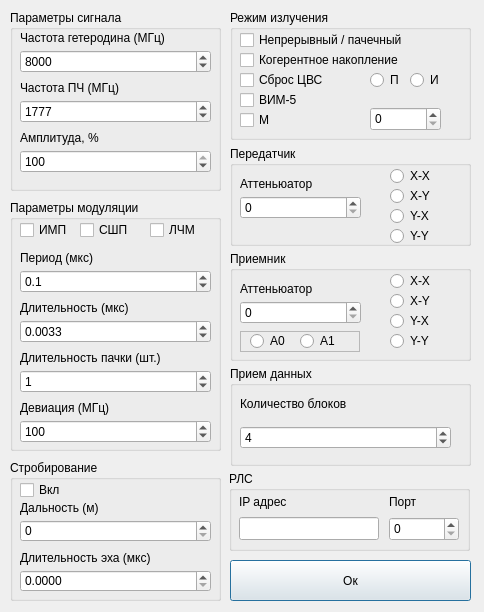
<?xml version="1.0" encoding="UTF-8"?>
<ui version="4.0">
 <class>formSettings</class>
 <widget class="QDialog" name="formSettings">
  <property name="windowModality">
   <enum>Qt::NonModal</enum>
  </property>
  <property name="geometry">
   <rect>
    <x>0</x>
    <y>0</y>
    <width>484</width>
    <height>612</height>
   </rect>
  </property>
  <property name="sizePolicy">
   <sizepolicy hsizetype="Ignored" vsizetype="Ignored">
    <horstretch>0</horstretch>
    <verstretch>0</verstretch>
   </sizepolicy>
  </property>
  <property name="minimumSize">
   <size>
    <width>484</width>
    <height>612</height>
   </size>
  </property>
  <property name="maximumSize">
   <size>
    <width>484</width>
    <height>612</height>
   </size>
  </property>
  <property name="contextMenuPolicy">
   <enum>Qt::NoContextMenu</enum>
  </property>
  <property name="windowTitle">
   <string>Настройка сканирования</string>
  </property>
  <property name="windowIcon">
   <iconset resource="res.qrc">
    <normaloff>:/img/logo.png</normaloff>:/img/logo.png</iconset>
  </property>
  <property name="modal">
   <bool>false</bool>
  </property>
  <widget class="QGroupBox" name="groupBox">
   <property name="geometry">
    <rect>
     <x>10</x>
     <y>10</y>
     <width>211</width>
     <height>181</height>
    </rect>
   </property>
   <property name="title">
    <string>Параметры сигнала</string>
   </property>
   <widget class="QLabel" name="label">
    <property name="geometry">
     <rect>
      <x>10</x>
      <y>20</y>
      <width>191</width>
      <height>16</height>
     </rect>
    </property>
    <property name="text">
     <string>Частота гетеродина (МГц)</string>
    </property>
   </widget>
   <widget class="QSpinBox" name="leGeterodin">
    <property name="geometry">
     <rect>
      <x>10</x>
      <y>40</y>
      <width>191</width>
      <height>23</height>
     </rect>
    </property>
    <property name="maximum">
     <number>10000</number>
    </property>
    <property name="value">
     <number>8000</number>
    </property>
   </widget>
   <widget class="QLabel" name="label_2">
    <property name="geometry">
     <rect>
      <x>10</x>
      <y>70</y>
      <width>191</width>
      <height>16</height>
     </rect>
    </property>
    <property name="text">
     <string>Частота ПЧ (МГц)</string>
    </property>
   </widget>
   <widget class="QSpinBox" name="leFreq">
    <property name="geometry">
     <rect>
      <x>10</x>
      <y>90</y>
      <width>191</width>
      <height>23</height>
     </rect>
    </property>
    <property name="maximum">
     <number>10001</number>
    </property>
    <property name="value">
     <number>1777</number>
    </property>
   </widget>
   <widget class="QLabel" name="label_3">
    <property name="geometry">
     <rect>
      <x>10</x>
      <y>120</y>
      <width>181</width>
      <height>16</height>
     </rect>
    </property>
    <property name="text">
     <string>Амплитуда, %</string>
    </property>
   </widget>
   <widget class="QSpinBox" name="leAmp">
    <property name="geometry">
     <rect>
      <x>10</x>
      <y>140</y>
      <width>191</width>
      <height>23</height>
     </rect>
    </property>
    <property name="maximum">
     <number>100</number>
    </property>
    <property name="value">
     <number>100</number>
    </property>
   </widget>
  </widget>
  <widget class="QGroupBox" name="groupBox_2">
   <property name="geometry">
    <rect>
     <x>10</x>
     <y>200</y>
     <width>211</width>
     <height>251</height>
    </rect>
   </property>
   <property name="title">
    <string>Параметры модуляции</string>
   </property>
   <widget class="QCheckBox" name="cbPulseMod">
    <property name="geometry">
     <rect>
      <x>10</x>
      <y>20</y>
      <width>61</width>
      <height>20</height>
     </rect>
    </property>
    <property name="text">
     <string>ИМП</string>
    </property>
   </widget>
   <widget class="QCheckBox" name="cbUWB">
    <property name="geometry">
     <rect>
      <x>70</x>
      <y>20</y>
      <width>61</width>
      <height>20</height>
     </rect>
    </property>
    <property name="text">
     <string>СШП</string>
    </property>
   </widget>
   <widget class="QCheckBox" name="cbLFM">
    <property name="geometry">
     <rect>
      <x>140</x>
      <y>20</y>
      <width>61</width>
      <height>20</height>
     </rect>
    </property>
    <property name="text">
     <string>ЛЧМ</string>
    </property>
   </widget>
   <widget class="QLabel" name="label_4">
    <property name="geometry">
     <rect>
      <x>10</x>
      <y>50</y>
      <width>161</width>
      <height>16</height>
     </rect>
    </property>
    <property name="text">
     <string>Период (мкс)</string>
    </property>
   </widget>
   <widget class="QDoubleSpinBox" name="lePeriod">
    <property name="geometry">
     <rect>
      <x>10</x>
      <y>70</y>
      <width>191</width>
      <height>23</height>
     </rect>
    </property>
    <property name="decimals">
     <number>1</number>
    </property>
    <property name="value">
     <double>0.100000000000000</double>
    </property>
   </widget>
   <widget class="QLabel" name="label_5">
    <property name="geometry">
     <rect>
      <x>10</x>
      <y>100</y>
      <width>161</width>
      <height>16</height>
     </rect>
    </property>
    <property name="text">
     <string>Длительность (мкс)</string>
    </property>
   </widget>
   <widget class="QDoubleSpinBox" name="leDuration">
    <property name="geometry">
     <rect>
      <x>10</x>
      <y>120</y>
      <width>191</width>
      <height>23</height>
     </rect>
    </property>
    <property name="decimals">
     <number>4</number>
    </property>
    <property name="value">
     <double>0.003300000000000</double>
    </property>
   </widget>
   <widget class="QLabel" name="label_6">
    <property name="geometry">
     <rect>
      <x>10</x>
      <y>150</y>
      <width>191</width>
      <height>16</height>
     </rect>
    </property>
    <property name="text">
     <string>Длительность пачки (шт.)</string>
    </property>
   </widget>
   <widget class="QSpinBox" name="leBurstLen">
    <property name="geometry">
     <rect>
      <x>10</x>
      <y>170</y>
      <width>191</width>
      <height>23</height>
     </rect>
    </property>
    <property name="maximum">
     <number>1000</number>
    </property>
    <property name="value">
     <number>1</number>
    </property>
   </widget>
   <widget class="QLabel" name="label_7">
    <property name="geometry">
     <rect>
      <x>10</x>
      <y>200</y>
      <width>191</width>
      <height>16</height>
     </rect>
    </property>
    <property name="text">
     <string>Девиация (МГц)</string>
    </property>
   </widget>
   <widget class="QSpinBox" name="leFreqRange">
    <property name="geometry">
     <rect>
      <x>10</x>
      <y>220</y>
      <width>191</width>
      <height>23</height>
     </rect>
    </property>
    <property name="maximum">
     <number>10000</number>
    </property>
    <property name="value">
     <number>100</number>
    </property>
    <property name="displayIntegerBase">
     <number>10</number>
    </property>
   </widget>
  </widget>
  <widget class="QGroupBox" name="groupBox_3">
   <property name="geometry">
    <rect>
     <x>10</x>
     <y>460</y>
     <width>211</width>
     <height>141</height>
    </rect>
   </property>
   <property name="title">
    <string>Стробирование</string>
   </property>
   <widget class="QCheckBox" name="cbGate">
    <property name="geometry">
     <rect>
      <x>10</x>
      <y>20</y>
      <width>85</width>
      <height>20</height>
     </rect>
    </property>
    <property name="text">
     <string>Вкл</string>
    </property>
   </widget>
   <widget class="QSpinBox" name="leGateDelay">
    <property name="geometry">
     <rect>
      <x>10</x>
      <y>60</y>
      <width>191</width>
      <height>22</height>
     </rect>
    </property>
   </widget>
   <widget class="QDoubleSpinBox" name="leGateDuration">
    <property name="geometry">
     <rect>
      <x>10</x>
      <y>110</y>
      <width>191</width>
      <height>22</height>
     </rect>
    </property>
    <property name="decimals">
     <number>4</number>
    </property>
    <property name="maximum">
     <double>100.000000000000000</double>
    </property>
    <property name="singleStep">
     <double>0.000100000000000</double>
    </property>
   </widget>
   <widget class="QLabel" name="label_8">
    <property name="geometry">
     <rect>
      <x>10</x>
      <y>40</y>
      <width>181</width>
      <height>16</height>
     </rect>
    </property>
    <property name="text">
     <string>Дальность (м)</string>
    </property>
   </widget>
   <widget class="QLabel" name="label_9">
    <property name="geometry">
     <rect>
      <x>10</x>
      <y>90</y>
      <width>181</width>
      <height>16</height>
     </rect>
    </property>
    <property name="text">
     <string>Длительность эха (мкс)</string>
    </property>
   </widget>
  </widget>
  <widget class="QGroupBox" name="groupBox_4">
   <property name="geometry">
    <rect>
     <x>230</x>
     <y>10</y>
     <width>241</width>
     <height>130</height>
    </rect>
   </property>
   <property name="title">
    <string>Режим излучения</string>
   </property>
   <widget class="QCheckBox" name="cbCont">
    <property name="geometry">
     <rect>
      <x>10</x>
      <y>20</y>
      <width>221</width>
      <height>20</height>
     </rect>
    </property>
    <property name="text">
     <string>Непрерывный / пачечный</string>
    </property>
   </widget>
   <widget class="QCheckBox" name="cbCoherentAccum">
    <property name="geometry">
     <rect>
      <x>10</x>
      <y>40</y>
      <width>201</width>
      <height>20</height>
     </rect>
    </property>
    <property name="text">
     <string>Когерентное накопление</string>
    </property>
   </widget>
   <widget class="QCheckBox" name="cbDDSReset">
    <property name="geometry">
     <rect>
      <x>10</x>
      <y>60</y>
      <width>101</width>
      <height>20</height>
     </rect>
    </property>
    <property name="text">
     <string>Сброс ЦВС</string>
    </property>
   </widget>
   <widget class="QCheckBox" name="cbLOGM">
    <property name="geometry">
     <rect>
      <x>10</x>
      <y>80</y>
      <width>85</width>
      <height>20</height>
     </rect>
    </property>
    <property name="text">
     <string>ВИМ-5</string>
    </property>
   </widget>
   <widget class="QRadioButton" name="rbDdsRstBurst">
    <property name="geometry">
     <rect>
      <x>140</x>
      <y>60</y>
      <width>31</width>
      <height>20</height>
     </rect>
    </property>
    <property name="text">
     <string>П</string>
    </property>
   </widget>
   <widget class="QRadioButton" name="rbDdsRstPulse">
    <property name="geometry">
     <rect>
      <x>180</x>
      <y>60</y>
      <width>41</width>
      <height>20</height>
     </rect>
    </property>
    <property name="text">
     <string>И</string>
    </property>
   </widget>
   <widget class="QCheckBox" name="cbMGEN">
    <property name="geometry">
     <rect>
      <x>10</x>
      <y>100</y>
      <width>85</width>
      <height>20</height>
     </rect>
    </property>
    <property name="text">
     <string>М</string>
    </property>
   </widget>
   <widget class="QSpinBox" name="seMLEN">
    <property name="geometry">
     <rect>
      <x>140</x>
      <y>97</y>
      <width>71</width>
      <height>24</height>
     </rect>
    </property>
   </widget>
  </widget>
  <widget class="QGroupBox" name="groupBox_5">
   <property name="geometry">
    <rect>
     <x>230</x>
     <y>146</y>
     <width>241</width>
     <height>100</height>
    </rect>
   </property>
   <property name="title">
    <string>Передатчик</string>
   </property>
   <widget class="QLabel" name="label_10">
    <property name="geometry">
     <rect>
      <x>10</x>
      <y>30</y>
      <width>111</width>
      <height>16</height>
     </rect>
    </property>
    <property name="text">
     <string>Аттеньюатор</string>
    </property>
   </widget>
   <widget class="QSpinBox" name="leTxAtt">
    <property name="geometry">
     <rect>
      <x>10</x>
      <y>50</y>
      <width>121</width>
      <height>23</height>
     </rect>
    </property>
   </widget>
   <widget class="QRadioButton" name="rbTxPolXX">
    <property name="geometry">
     <rect>
      <x>160</x>
      <y>20</y>
      <width>71</width>
      <height>20</height>
     </rect>
    </property>
    <property name="text">
     <string>X-X</string>
    </property>
   </widget>
   <widget class="QRadioButton" name="rbTxPolXY">
    <property name="geometry">
     <rect>
      <x>160</x>
      <y>40</y>
      <width>71</width>
      <height>20</height>
     </rect>
    </property>
    <property name="text">
     <string>X-Y</string>
    </property>
   </widget>
   <widget class="QRadioButton" name="rbTxPolYX">
    <property name="geometry">
     <rect>
      <x>160</x>
      <y>60</y>
      <width>71</width>
      <height>20</height>
     </rect>
    </property>
    <property name="text">
     <string>Y-X</string>
    </property>
   </widget>
   <widget class="QRadioButton" name="rbTxPolYY">
    <property name="geometry">
     <rect>
      <x>160</x>
      <y>80</y>
      <width>71</width>
      <height>20</height>
     </rect>
    </property>
    <property name="text">
     <string>Y-Y</string>
    </property>
   </widget>
  </widget>
  <widget class="QGroupBox" name="groupBox_6">
   <property name="geometry">
    <rect>
     <x>230</x>
     <y>251</y>
     <width>241</width>
     <height>110</height>
    </rect>
   </property>
   <property name="title">
    <string>Приемник</string>
   </property>
   <widget class="QLabel" name="label_11">
    <property name="geometry">
     <rect>
      <x>10</x>
      <y>30</y>
      <width>111</width>
      <height>16</height>
     </rect>
    </property>
    <property name="text">
     <string>Аттеньюатор</string>
    </property>
   </widget>
   <widget class="QSpinBox" name="leRxAtt">
    <property name="geometry">
     <rect>
      <x>10</x>
      <y>50</y>
      <width>121</width>
      <height>23</height>
     </rect>
    </property>
   </widget>
   <widget class="QRadioButton" name="rbRxPolXX">
    <property name="geometry">
     <rect>
      <x>160</x>
      <y>20</y>
      <width>71</width>
      <height>20</height>
     </rect>
    </property>
    <property name="text">
     <string>X-X</string>
    </property>
   </widget>
   <widget class="QRadioButton" name="rbRxPolXY">
    <property name="geometry">
     <rect>
      <x>160</x>
      <y>40</y>
      <width>71</width>
      <height>20</height>
     </rect>
    </property>
    <property name="text">
     <string>X-Y</string>
    </property>
   </widget>
   <widget class="QRadioButton" name="rbRxPolYX">
    <property name="geometry">
     <rect>
      <x>160</x>
      <y>60</y>
      <width>71</width>
      <height>20</height>
     </rect>
    </property>
    <property name="text">
     <string>Y-X</string>
    </property>
   </widget>
   <widget class="QRadioButton" name="rbRxPolYY">
    <property name="geometry">
     <rect>
      <x>160</x>
      <y>80</y>
      <width>71</width>
      <height>20</height>
     </rect>
    </property>
    <property name="text">
     <string>Y-Y</string>
    </property>
   </widget>
   <widget class="QFrame" name="frame">
    <property name="geometry">
     <rect>
      <x>10</x>
      <y>80</y>
      <width>120</width>
      <height>21</height>
     </rect>
    </property>
    <property name="frameShape">
     <enum>QFrame::StyledPanel</enum>
    </property>
    <property name="frameShadow">
     <enum>QFrame::Raised</enum>
    </property>
    <widget class="QRadioButton" name="rbRxAnt0">
     <property name="geometry">
      <rect>
       <x>10</x>
       <y>0</y>
       <width>41</width>
       <height>20</height>
      </rect>
     </property>
     <property name="text">
      <string>А0</string>
     </property>
    </widget>
    <widget class="QRadioButton" name="rbRxAnt1">
     <property name="geometry">
      <rect>
       <x>60</x>
       <y>0</y>
       <width>41</width>
       <height>20</height>
      </rect>
     </property>
     <property name="text">
      <string>А1</string>
     </property>
    </widget>
   </widget>
  </widget>
  <widget class="QGroupBox" name="groupBox_7">
   <property name="geometry">
    <rect>
     <x>230</x>
     <y>366</y>
     <width>241</width>
     <height>100</height>
    </rect>
   </property>
   <property name="title">
    <string>Прием данных</string>
   </property>
   <widget class="QLabel" name="label_12">
    <property name="geometry">
     <rect>
      <x>10</x>
      <y>30</y>
      <width>201</width>
      <height>16</height>
     </rect>
    </property>
    <property name="text">
     <string>Количество блоков</string>
    </property>
   </widget>
   <widget class="QSpinBox" name="leSubBufNum">
    <property name="geometry">
     <rect>
      <x>10</x>
      <y>60</y>
      <width>211</width>
      <height>23</height>
     </rect>
    </property>
    <property name="maximum">
     <number>1024</number>
    </property>
    <property name="value">
     <number>4</number>
    </property>
   </widget>
  </widget>
  <widget class="QPushButton" name="BitBtn1">
   <property name="geometry">
    <rect>
     <x>230</x>
     <y>560</y>
     <width>241</width>
     <height>41</height>
    </rect>
   </property>
   <property name="text">
    <string>Ок</string>
   </property>
  </widget>
  <widget class="QGroupBox" name="groupBox_8">
   <property name="geometry">
    <rect>
     <x>229</x>
     <y>471</y>
     <width>241</width>
     <height>80</height>
    </rect>
   </property>
   <property name="title">
    <string>РЛС</string>
   </property>
   <widget class="QLineEdit" name="rlsIP">
    <property name="geometry">
     <rect>
      <x>10</x>
      <y>46</y>
      <width>140</width>
      <height>23</height>
     </rect>
    </property>
   </widget>
   <widget class="QLabel" name="label_13">
    <property name="geometry">
     <rect>
      <x>10</x>
      <y>23</y>
      <width>71</width>
      <height>16</height>
     </rect>
    </property>
    <property name="text">
     <string>IP адрес</string>
    </property>
   </widget>
   <widget class="QLabel" name="label_14">
    <property name="geometry">
     <rect>
      <x>160</x>
      <y>23</y>
      <width>61</width>
      <height>15</height>
     </rect>
    </property>
    <property name="text">
     <string>Порт</string>
    </property>
   </widget>
   <widget class="QSpinBox" name="rlsPort">
    <property name="geometry">
     <rect>
      <x>160</x>
      <y>46</y>
      <width>70</width>
      <height>24</height>
     </rect>
    </property>
    <property name="maximum">
     <number>68000</number>
    </property>
   </widget>
  </widget>
 </widget>
 <resources>
  <include location="res.qrc"/>
 </resources>
 <connections/>
</ui>
